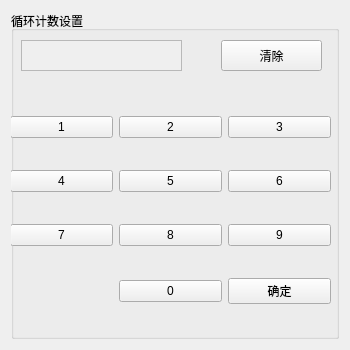
<?xml version="1.0" encoding="UTF-8"?>
<ui version="4.0">
 <class>CycleClass</class>
 <widget class="QWidget" name="CycleClass">
  <property name="geometry">
   <rect>
    <x>0</x>
    <y>0</y>
    <width>350</width>
    <height>350</height>
   </rect>
  </property>
  <property name="windowTitle">
   <string>循环计数设置</string>
  </property>
  <layout class="QGridLayout" name="gridLayout">
   <item row="0" column="0">
    <widget class="QGroupBox" name="groupBox">
     <property name="title">
      <string>循环计数设置</string>
     </property>
     <widget class="QWidget" name="widget" native="true">
      <property name="geometry">
       <rect>
        <x>0</x>
        <y>19</y>
        <width>311</width>
        <height>51</height>
       </rect>
      </property>
      <widget class="QLabel" name="labelDisNum">
       <property name="geometry">
        <rect>
         <x>10</x>
         <y>10</y>
         <width>161</width>
         <height>31</height>
        </rect>
       </property>
       <property name="autoFillBackground">
        <bool>true</bool>
       </property>
       <property name="frameShape">
        <enum>QFrame::StyledPanel</enum>
       </property>
       <property name="text">
        <string/>
       </property>
       <property name="margin">
        <number>0</number>
       </property>
      </widget>
      <widget class="QPushButton" name="buttonClear">
       <property name="geometry">
        <rect>
         <x>210</x>
         <y>10</y>
         <width>101</width>
         <height>31</height>
        </rect>
       </property>
       <property name="text">
        <string>清除</string>
       </property>
      </widget>
     </widget>
     <widget class="QWidget" name="widget_2" native="true">
      <property name="geometry">
       <rect>
        <x>-1</x>
        <y>79</y>
        <width>321</width>
        <height>241</height>
       </rect>
      </property>
      <layout class="QGridLayout" name="gridLayout_2">
       <item row="0" column="2">
        <widget class="QPushButton" name="buttonThree">
         <property name="text">
          <string>3</string>
         </property>
        </widget>
       </item>
       <item row="0" column="1">
        <widget class="QPushButton" name="buttonTwo">
         <property name="text">
          <string>2</string>
         </property>
        </widget>
       </item>
       <item row="0" column="0">
        <widget class="QPushButton" name="buttonOne">
         <property name="text">
          <string>1</string>
         </property>
        </widget>
       </item>
       <item row="2" column="0">
        <widget class="QPushButton" name="buttonSeven">
         <property name="text">
          <string>7</string>
         </property>
        </widget>
       </item>
       <item row="2" column="1">
        <widget class="QPushButton" name="buttonEight">
         <property name="text">
          <string>8</string>
         </property>
        </widget>
       </item>
       <item row="1" column="0">
        <widget class="QPushButton" name="buttonFour">
         <property name="text">
          <string>4</string>
         </property>
        </widget>
       </item>
       <item row="1" column="1">
        <widget class="QPushButton" name="buttonFive">
         <property name="text">
          <string>5</string>
         </property>
        </widget>
       </item>
       <item row="1" column="2">
        <widget class="QPushButton" name="buttonSix">
         <property name="text">
          <string>6</string>
         </property>
        </widget>
       </item>
       <item row="2" column="2">
        <widget class="QPushButton" name="buttonNine">
         <property name="text">
          <string>9</string>
         </property>
        </widget>
       </item>
       <item row="3" column="1">
        <widget class="QPushButton" name="buttonZero">
         <property name="text">
          <string>0</string>
         </property>
        </widget>
       </item>
       <item row="3" column="2">
        <widget class="QPushButton" name="buttonSure">
         <property name="text">
          <string>确定</string>
         </property>
        </widget>
       </item>
      </layout>
     </widget>
    </widget>
   </item>
  </layout>
 </widget>
 <resources/>
 <connections/>
</ui>
